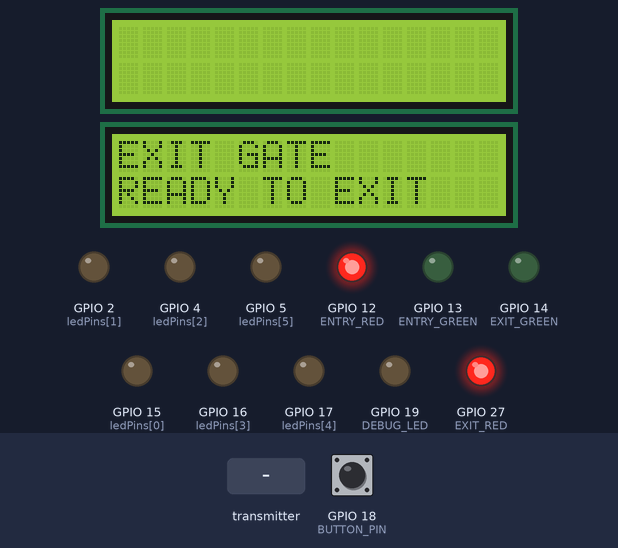
The sketch below on a simulated ESP32. Parts: 2 × 16×2 character LCD, output pins drawn as LEDs (lit = HIGH). The inputs (shaded band) are chosen by the test bench; at power-on: GPIO 18 (BUTTON_PIN) HIGH. A WiFi scan finds three made-up networks; what the sketch prints to the serial monitor is not drawn.

Above: at 3.3 s.
3.4 s: the transmitter starts sending slot.0 = 0
At 4.2 s:
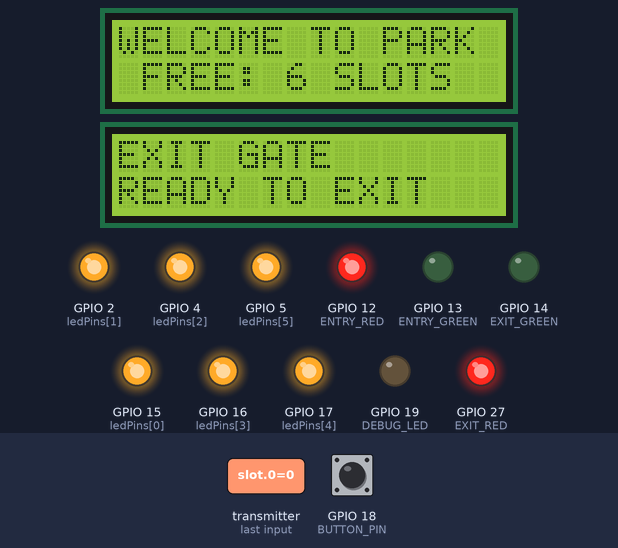
4.9 s: GPIO 18 (BUTTON_PIN) pulled LOW for 0.15 s
At 5.4 s:
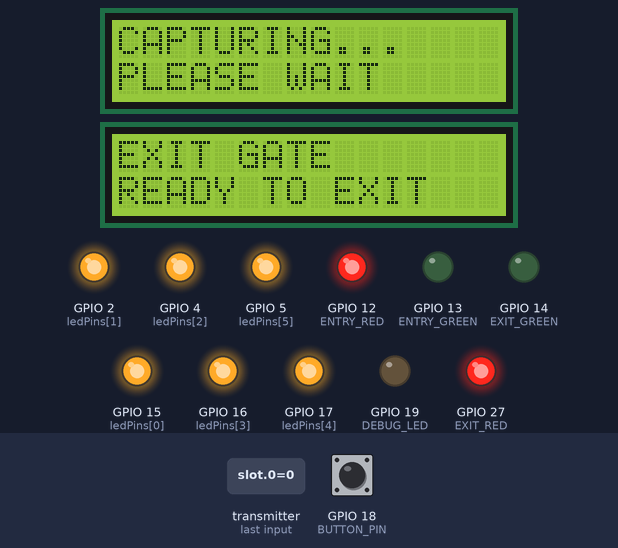
6.5 s: the transmitter starts sending exit_detect = 1
At 7.7 s:
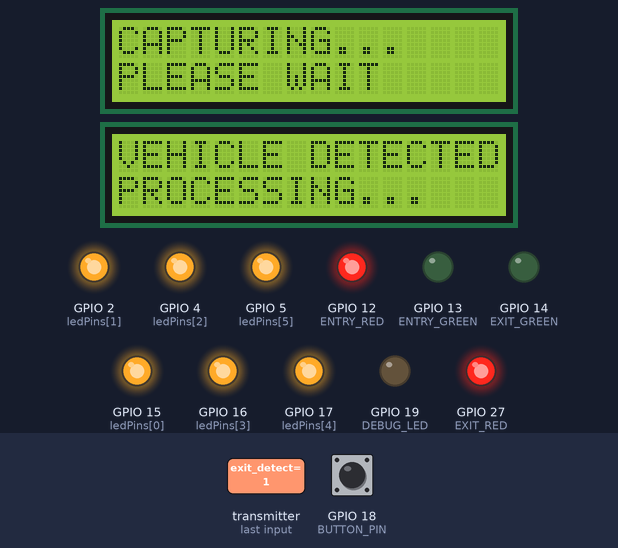
8.0 s: the transmitter starts sending slot.1 = 1
At 8.9 s:
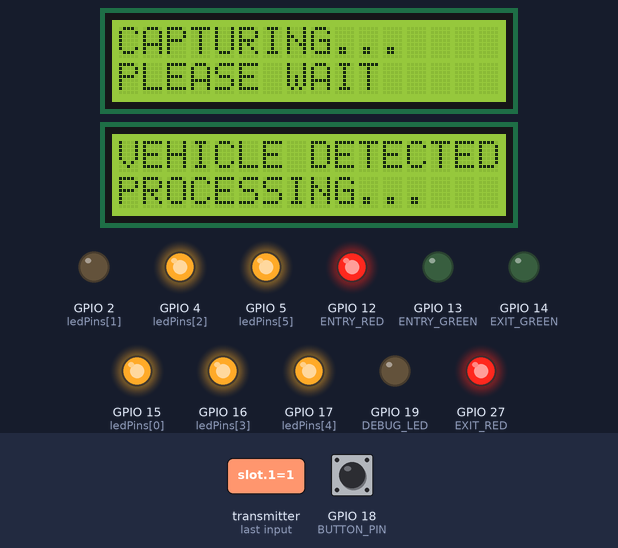
9.5 s: the transmitter starts sending slot.2 = 1
At 10.0 s:
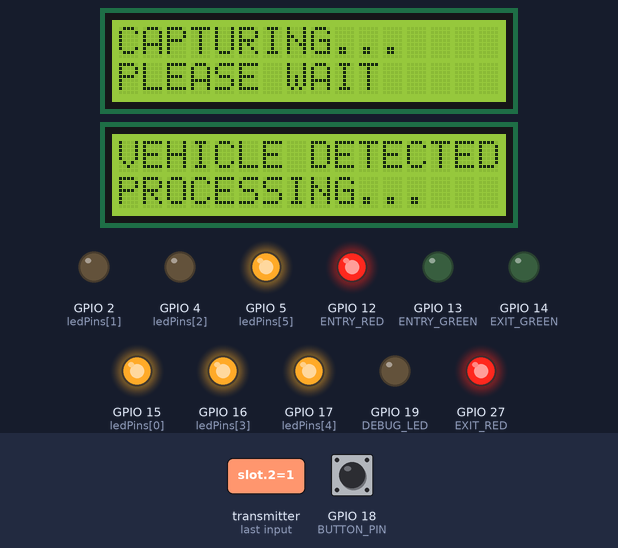
11.0 s: the transmitter starts sending slot.3 = 1
At 12.4 s:
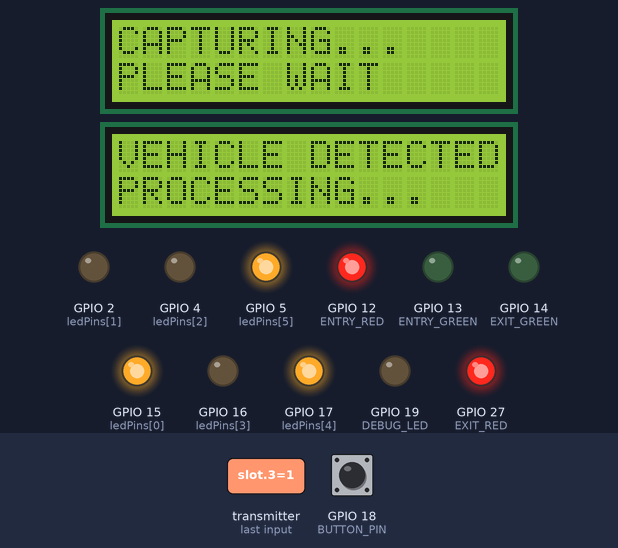
Timing chart, 0 to 13.5 s (numbered marks = the images above; inputs shaded):
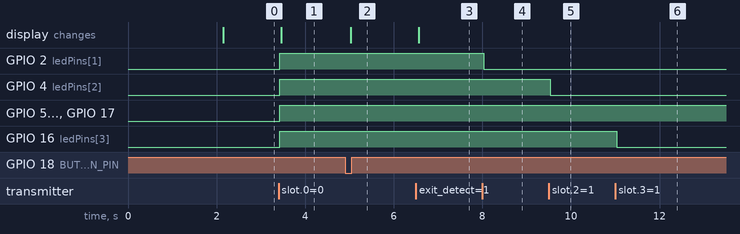

Measured:
- after the input at 3.4 s, GPIO 2 (ledPins[1]), GPIO 4 (ledPins[2]), GPIO 5 (ledPins[5]), GPIO 15 (ledPins[0]), GPIO 16 (ledPins[3]), GPIO 17 (ledPins[4]): LOW → HIGH at once; the display: changes after 0.06 s (image 1)
- after the input at 4.9 s, the display: changes after 0.13 s (image 2)
- after the input at 6.5 s, the display: changes after 0.06 s (image 3)
- after the input at 8.0 s, GPIO 2 (ledPins[1]): HIGH → LOW at once
- after the input at 9.5 s, GPIO 4 (ledPins[2]): HIGH → LOW at once
- after the input at 11.0 s, GPIO 16 (ledPins[3]): HIGH → LOW at once

The sketch:

esp_no2.ino
```cpp
#include <WiFi.h>
#include <esp_now.h>
#include <Wire.h>
#include <LiquidCrystal_I2C.h>
#include <esp_wifi.h>

#define NUM_SLOTS 6
#define DEBUG_LED 19
#define BUTTON_PIN 18

const char* target_ssid = "Audi";

LiquidCrystal_I2C lcdIn(0x27, 16, 2);
LiquidCrystal_I2C lcdOut(0x23, 16, 2);

// พินไฟสถานะช่องจอด 6 ช่อง
const int ledPins[NUM_SLOTS] = {15, 2, 4, 16, 17, 5};

#define ENTRY_GREEN 13
#define ENTRY_RED   12
#define EXIT_GREEN  14
#define EXIT_RED    27

uint8_t esp1Address[] = {0xC8, 0xF0, 0x9E, 0x83, 0xBC, 0x84};

// --- Structure Matching ESP1 ---
typedef struct ParkingData {
  bool slot[NUM_SLOTS];
  bool exit_detect;
  int totalOccupied;
} ParkingData;

typedef struct DisplayMsg {
  char line1[32];
  char line2[32];
  bool isError;
} DisplayMsg;

typedef struct CommandData {
  int command;
} CommandData;

ParkingData incomingData;
DisplayMsg incomingMsg;
CommandData cmdToEsp1;

unsigned long lastBtnTime = 0;
unsigned long gateOpenStartTime = 0;
bool isEntryOpen = false;
unsigned long exitOpenStartTime = 0;
bool isExitOpen = false;

// 🎯 เพิ่มตัวแปรจัดการ Error Timeout
unsigned long errorStartTime = 0;
bool isErrorActive = false;

bool isWaitingEntry = false;
bool isWaitingExit = false;

// --- Helper Functions ---
void updateLcdIn(String l1, String l2) {
  lcdIn.clear();
  lcdIn.setCursor(0, 0); lcdIn.print(l1);
  lcdIn.setCursor(0, 1); lcdIn.print(l2);
}

void updateLcdOut(String l1, String l2) {
  lcdOut.clear();
  lcdOut.setCursor(0, 0); lcdOut.print(l1);
  lcdOut.setCursor(0, 1); lcdOut.print(l2);
}

// --- การรับข้อมูลจาก ESP1 ---
void onDataRecv(const uint8_t * mac, const uint8_t *data, int len) {

  // -------------------------------------------------------
  // 1. จัดการข้อมูลสถานะช่องจอด (ParkingData)
  // -------------------------------------------------------
  if (len == sizeof(ParkingData)) {
    memcpy(&incomingData, data, sizeof(incomingData));

    // อัปเดตไฟ LED ทีละช่อง (รถจอด=แดง/ดับ | ว่าง=เขียว/ติด)
    for (int i = 0; i < NUM_SLOTS; i++) {
      digitalWrite(ledPins[i], incomingData.slot[i] ? LOW : HIGH);
    }

    // --- คำนวณและแสดงจำนวนที่ว่างที่หน้าจอขาเข้า (LCD In) ---
    int availableSlots = NUM_SLOTS - incomingData.totalOccupied; // 6 - จอดจริง = ที่ว่าง

    // อัปเดตเฉพาะตอนสถานะปกติ (ไม่ใช่ตอนกำลัง Capture หรือโชว์ Error)
    if (!isEntryOpen && !isWaitingEntry && !isErrorActive) {
      lcdIn.setCursor(0, 0);
      lcdIn.print("WELCOME TO PARK"); // หรือข้อความหัวข้อที่คุณต้องการ

      lcdIn.setCursor(0, 1);
      if (availableSlots > 0) {
        lcdIn.print(" FREE: ");
        lcdIn.print(availableSlots);
        lcdIn.print(" SLOTS    "); // เติม Space กันตัวเลขเก่าค้าง
      } else {
        lcdIn.print(" SORRY, FULL!   ");
      }
    }

    // ตรวจจับรถขาออก (เซนเซอร์ Ultrasonic ขาออกตรวจเจอรถ)
    if (incomingData.exit_detect && !isExitOpen && !isWaitingExit && !isErrorActive) {
      updateLcdOut("VEHICLE DETECTED", "PROCESSING...");
      isWaitingExit = true;
    }
    if (!incomingData.exit_detect && !isExitOpen) isWaitingExit = false;
  }

  // -------------------------------------------------------
  // 2. จัดการข้อความโชว์บนจอจากผลลัพธ์ MQTT (DisplayMsg)
  // -------------------------------------------------------
  else if (len == sizeof(DisplayMsg)) {
    memcpy(&incomingMsg, data, sizeof(incomingMsg));

    // 🚩 กรณีได้รับข้อมูลแบบ Error (เช่น หาป้ายไม่เจอ, เน็ตหลุด)
    if (incomingMsg.isError) {
      digitalWrite(DEBUG_LED, HIGH);
      isErrorActive = true;
      errorStartTime = millis();

      if (isWaitingEntry) {
        updateLcdIn("ENTRY ERROR!", incomingMsg.line2);
        digitalWrite(ENTRY_GREEN, LOW);
        digitalWrite(ENTRY_RED, HIGH); // ล็อกไฟแดง
        isWaitingEntry = false;
      } else {
        updateLcdOut("EXIT ERROR!", incomingMsg.line2);
        digitalWrite(EXIT_GREEN, LOW);
        digitalWrite(EXIT_RED, HIGH); // ล็อกไฟแดง
        isWaitingExit = false;
      }
    }
    // ✅ กรณีได้รับข้อมูลแบบ Success (เช่น จ่ายเงินสำเร็จ, จดจำป้ายได้)
    else {
      digitalWrite(DEBUG_LED, LOW);
      isErrorActive = false;
      String line1 = String(incomingMsg.line1);

      // ตรวจว่าเป็นข้อมูลฝั่งขาออก (ดูจากคำว่า FEE หรือสถานะที่รออยู่)
      if (isWaitingExit || line1.indexOf("FEE") != -1) {
        updateLcdOut(incomingMsg.line1, incomingMsg.line2);
        digitalWrite(EXIT_GREEN, HIGH);
        digitalWrite(EXIT_RED, LOW);   // เปลี่ยนเป็นไฟเขียวขาออก
        exitOpenStartTime = millis();
        isExitOpen = true;
        isWaitingExit = false;
      }
      // เป็นข้อมูลฝั่งขาเข้า
      else {
        updateLcdIn(incomingMsg.line1, incomingMsg.line2);
        digitalWrite(ENTRY_GREEN, HIGH);
        digitalWrite(ENTRY_RED, LOW);  // เปลี่ยนเป็นไฟเขียวขาเข้า
        gateOpenStartTime = millis();
        isEntryOpen = true;
        isWaitingEntry = false;
      }
    }
  }
}

void onDataSent(const uint8_t *mac_addr, esp_now_send_status_t status) {
  Serial.print("\r\nLast Send Status: ");
  Serial.println(status == ESP_NOW_SEND_SUCCESS ? "Delivery Success" : "Delivery Fail");
}

int32_t getWiFiChannel(const char *ssid) {
  if (int32_t n = WiFi.scanNetworks()) {
    for (uint8_t i = 0; i < n; i++) {
      if (!strcmp(ssid, WiFi.SSID(i).c_str())) return WiFi.channel(i);
    }
  }
  return 0;
}

void setup() {
  Serial.begin(115200);

  lcdIn.init(); lcdIn.backlight();
  lcdOut.init(); lcdOut.backlight();

  for (int i = 0; i < NUM_SLOTS; i++) {
    pinMode(ledPins[i], OUTPUT);
    digitalWrite(ledPins[i], LOW);
  }

  pinMode(ENTRY_GREEN, OUTPUT); pinMode(ENTRY_RED, OUTPUT);
  pinMode(EXIT_GREEN, OUTPUT); pinMode(EXIT_RED, OUTPUT);
  pinMode(DEBUG_LED, OUTPUT);
  pinMode(BUTTON_PIN, INPUT_PULLUP);

  // สถานะเริ่มต้น: ไฟแดงต้องติดทั้งสองฝั่ง
  digitalWrite(ENTRY_RED, HIGH); digitalWrite(ENTRY_GREEN, LOW);
  digitalWrite(EXIT_RED, HIGH);  digitalWrite(EXIT_GREEN, LOW);

  WiFi.mode(WIFI_STA);
  WiFi.disconnect();

  int32_t channel = getWiFiChannel(target_ssid);
  if (channel == 0) channel = 1;
  esp_wifi_set_promiscuous(true);
  esp_wifi_set_channel(channel, WIFI_SECOND_CHAN_NONE);
  esp_wifi_set_promiscuous(false);

  if (esp_now_init() != ESP_OK) return;
  esp_now_register_send_cb(onDataSent);
  esp_now_register_recv_cb(onDataRecv);

  esp_now_peer_info_t peerInfo = {};
  memcpy(peerInfo.peer_addr, esp1Address, 6);
  peerInfo.channel = channel;
  peerInfo.encrypt = false;
  esp_now_add_peer(&peerInfo);

  //updateLcdIn("Entry Gate", "PRESS BUTTON");
  updateLcdOut("EXIT GATE", "READY TO EXIT");
}

void loop() {
  // 1. จัดการปุ่มกดขาเข้า (Entry Trigger)
  if (digitalRead(BUTTON_PIN) == LOW && !isWaitingEntry && !isEntryOpen) {
    if (millis() - lastBtnTime > 5000) {
      updateLcdIn("CAPTURING...", "PLEASE WAIT");
      isWaitingEntry = true;
      isErrorActive = false; // รีเซ็ตสถานะ Error เมื่อเริ่มใหม่
      cmdToEsp1.command = 1;
      esp_now_send(esp1Address, (uint8_t *) &cmdToEsp1, sizeof(cmdToEsp1));
      lastBtnTime = millis();
    }
  }

  // 2. Auto-Reset หลังเปิดไม้กั้นขาเข้า
  if (isEntryOpen && (millis() - gateOpenStartTime > 5000)) {
    digitalWrite(ENTRY_GREEN, LOW);
    digitalWrite(ENTRY_RED, HIGH);
    isEntryOpen = false;
    //updateLcdIn("Entry Gate", "PRESS BUTTON");
  }

  // 3. Auto-Reset หลังเปิดไม้กั้นขาออก
  if (isExitOpen && (millis() - exitOpenStartTime > 5000)) {
    digitalWrite(EXIT_GREEN, LOW);
    digitalWrite(EXIT_RED, HIGH);
    isExitOpen = false;
    isWaitingExit = false;
    updateLcdOut("EXIT GATE", "READY TO EXIT");
  }

  // 4. 🎯 Auto-Reset เมื่อเจอ Error (ค้างหน้าจอ Error ไว้ 5 วิแล้วกลับมา Ready)
  if (isErrorActive && (millis() - errorStartTime > 5000)) {
    isErrorActive = false;
    digitalWrite(DEBUG_LED, LOW);
    //updateLcdIn("Entry Gate", "PRESS BUTTON");
    updateLcdOut("EXIT GATE", "READY TO EXIT");
  }
}
```
